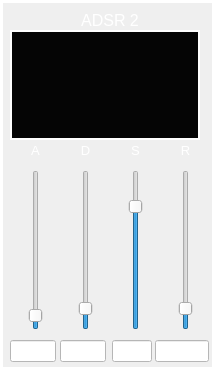
    <widget class="CustomFrame" name="frame_ADSR_2">
     <property name="geometry">
      <rect>
       <x>240</x>
       <y>230</y>
       <width>215</width>
       <height>370</height>
      </rect>
     </property>
     <property name="styleSheet">
      <string notr="true">color: rgb(255, 255, 255);</string>
     </property>
     <property name="frameShape">
      <enum>QFrame::Panel</enum>
     </property>
     <property name="frameShadow">
      <enum>QFrame::Plain</enum>
     </property>
     <property name="lineWidth">
      <number>3</number>
     </property>
     <property name="midLineWidth">
      <number>1</number>
     </property>
     <widget class="QLabel" name="label_Osc1HammondPercussionMode_3">
      <property name="geometry">
       <rect>
        <x>70</x>
        <y>10</y>
        <width>80</width>
        <height>20</height>
       </rect>
      </property>
      <property name="font">
       <font>
        <pointsize>12</pointsize>
       </font>
      </property>
      <property name="styleSheet">
       <string notr="true">color: rgb(255, 255, 255);</string>
      </property>
      <property name="text">
       <string>ADSR 2</string>
      </property>
      <property name="alignment">
       <set>Qt::AlignCenter</set>
      </property>
     </widget>
     <widget class="QLabel" name="label_Osc1HarmonyLevel_12">
      <property name="geometry">
       <rect>
        <x>20</x>
        <y>140</y>
        <width>31</width>
        <height>21</height>
       </rect>
      </property>
      <property name="font">
       <font>
        <pointsize>10</pointsize>
       </font>
      </property>
      <property name="styleSheet">
       <string notr="true">color: rgb(255, 255, 255);</string>
      </property>
      <property name="text">
       <string>A</string>
      </property>
      <property name="alignment">
       <set>Qt::AlignCenter</set>
      </property>
     </widget>
     <widget class="CustomVerticalSlider" name="verticalSlider_AdsrA_2">
      <property name="geometry">
       <rect>
        <x>25</x>
        <y>170</y>
        <width>22</width>
        <height>160</height>
       </rect>
      </property>
      <property name="maximum">
       <number>100</number>
      </property>
      <property name="value">
       <number>5</number>
      </property>
      <property name="orientation">
       <enum>Qt::Vertical</enum>
      </property>
      <property name="tickPosition">
       <enum>QSlider::NoTicks</enum>
      </property>
      <property name="tickInterval">
       <number>10</number>
      </property>
     </widget>
     <widget class="CustomVerticalSlider" name="verticalSlider_AdsrD_2">
      <property name="geometry">
       <rect>
        <x>75</x>
        <y>170</y>
        <width>22</width>
        <height>160</height>
       </rect>
      </property>
      <property name="maximum">
       <number>100</number>
      </property>
      <property name="value">
       <number>10</number>
      </property>
      <property name="orientation">
       <enum>Qt::Vertical</enum>
      </property>
      <property name="tickPosition">
       <enum>QSlider::NoTicks</enum>
      </property>
      <property name="tickInterval">
       <number>10</number>
      </property>
     </widget>
     <widget class="CustomVerticalSlider" name="verticalSlider_AdsrS_2">
      <property name="geometry">
       <rect>
        <x>125</x>
        <y>170</y>
        <width>22</width>
        <height>160</height>
       </rect>
      </property>
      <property name="maximum">
       <number>100</number>
      </property>
      <property name="value">
       <number>80</number>
      </property>
      <property name="orientation">
       <enum>Qt::Vertical</enum>
      </property>
      <property name="tickPosition">
       <enum>QSlider::NoTicks</enum>
      </property>
      <property name="tickInterval">
       <number>10</number>
      </property>
     </widget>
     <widget class="CustomVerticalSlider" name="verticalSlider_AdsrR_2">
      <property name="geometry">
       <rect>
        <x>175</x>
        <y>170</y>
        <width>22</width>
        <height>160</height>
       </rect>
      </property>
      <property name="maximum">
       <number>100</number>
      </property>
      <property name="value">
       <number>10</number>
      </property>
      <property name="orientation">
       <enum>Qt::Vertical</enum>
      </property>
      <property name="tickPosition">
       <enum>QSlider::NoTicks</enum>
      </property>
      <property name="tickInterval">
       <number>10</number>
      </property>
     </widget>
     <widget class="QLabel" name="label_Osc1HarmonyLevel_14">
      <property name="geometry">
       <rect>
        <x>70</x>
        <y>140</y>
        <width>31</width>
        <height>21</height>
       </rect>
      </property>
      <property name="font">
       <font>
        <pointsize>10</pointsize>
       </font>
      </property>
      <property name="styleSheet">
       <string notr="true">color: rgb(255, 255, 255);</string>
      </property>
      <property name="text">
       <string>D</string>
      </property>
      <property name="alignment">
       <set>Qt::AlignCenter</set>
      </property>
     </widget>
     <widget class="QLabel" name="label_AdsrS_2">
      <property name="geometry">
       <rect>
        <x>120</x>
        <y>140</y>
        <width>31</width>
        <height>21</height>
       </rect>
      </property>
      <property name="font">
       <font>
        <pointsize>10</pointsize>
       </font>
      </property>
      <property name="styleSheet">
       <string notr="true">color: rgb(255, 255, 255);</string>
      </property>
      <property name="text">
       <string>S</string>
      </property>
      <property name="alignment">
       <set>Qt::AlignCenter</set>
      </property>
     </widget>
     <widget class="QLabel" name="label_Osc1HarmonyLevel_15">
      <property name="geometry">
       <rect>
        <x>170</x>
        <y>140</y>
        <width>31</width>
        <height>21</height>
       </rect>
      </property>
      <property name="font">
       <font>
        <pointsize>10</pointsize>
       </font>
      </property>
      <property name="styleSheet">
       <string notr="true">color: rgb(255, 255, 255);</string>
      </property>
      <property name="text">
       <string>R</string>
      </property>
      <property name="alignment">
       <set>Qt::AlignCenter</set>
      </property>
     </widget>
     <widget class="QLineEdit" name="lineEdit_AdsrR_2">
      <property name="geometry">
       <rect>
        <x>155</x>
        <y>340</y>
        <width>54</width>
        <height>22</height>
       </rect>
      </property>
      <property name="styleSheet">
       <string notr="true">background-color: rgb(255, 255, 255);
color: rgb(0, 0, 0);</string>
      </property>
      <property name="alignment">
       <set>Qt::AlignCenter</set>
      </property>
      <property name="readOnly">
       <bool>true</bool>
      </property>
     </widget>
     <widget class="QLineEdit" name="lineEdit_AdsrD_2">
      <property name="geometry">
       <rect>
        <x>60</x>
        <y>340</y>
        <width>46</width>
        <height>22</height>
       </rect>
      </property>
      <property name="styleSheet">
       <string notr="true">background-color: rgb(255, 255, 255);
color: rgb(0, 0, 0);</string>
      </property>
      <property name="alignment">
       <set>Qt::AlignCenter</set>
      </property>
      <property name="readOnly">
       <bool>true</bool>
      </property>
     </widget>
     <widget class="QLineEdit" name="lineEdit_AdsrA_2">
      <property name="geometry">
       <rect>
        <x>10</x>
        <y>340</y>
        <width>46</width>
        <height>22</height>
       </rect>
      </property>
      <property name="styleSheet">
       <string notr="true">background-color: rgb(255, 255, 255);
color: rgb(0, 0, 0);</string>
      </property>
      <property name="alignment">
       <set>Qt::AlignCenter</set>
      </property>
      <property name="readOnly">
       <bool>true</bool>
      </property>
     </widget>
     <widget class="QLineEdit" name="lineEdit_AdsrS_2">
      <property name="geometry">
       <rect>
        <x>112</x>
        <y>340</y>
        <width>40</width>
        <height>22</height>
       </rect>
      </property>
      <property name="styleSheet">
       <string notr="true">background-color: rgb(255, 255, 255);
color: rgb(0, 0, 0);</string>
      </property>
      <property name="alignment">
       <set>Qt::AlignCenter</set>
      </property>
      <property name="readOnly">
       <bool>true</bool>
      </property>
     </widget>
     <widget class="QFrame" name="frame_AdsrPlotFrame_2">
      <property name="geometry">
       <rect>
        <x>10</x>
        <y>30</y>
        <width>190</width>
        <height>110</height>
       </rect>
      </property>
      <property name="styleSheet">
       <string notr="true">background-color: rgb(5, 5, 5);
color: rgb(255, 255, 255);</string>
      </property>
      <property name="frameShape">
       <enum>QFrame::Panel</enum>
      </property>
      <property name="frameShadow">
       <enum>QFrame::Plain</enum>
      </property>
      <property name="lineWidth">
       <number>2</number>
      </property>
      <widget class="QCustomPlot" name="widget_ADSRplot_2" native="true">
       <property name="geometry">
        <rect>
         <x>10</x>
         <y>9</y>
         <width>165</width>
         <height>90</height>
        </rect>
       </property>
      </widget>
     </widget>
    </widget>
